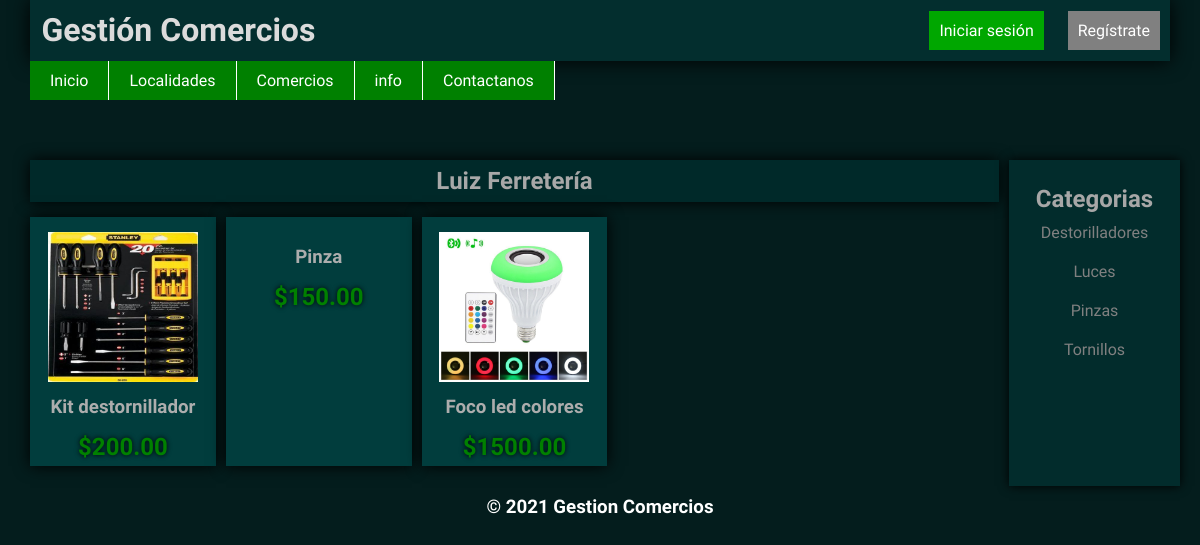
/seccionComercio1, run on an earlier commit of the app's database.
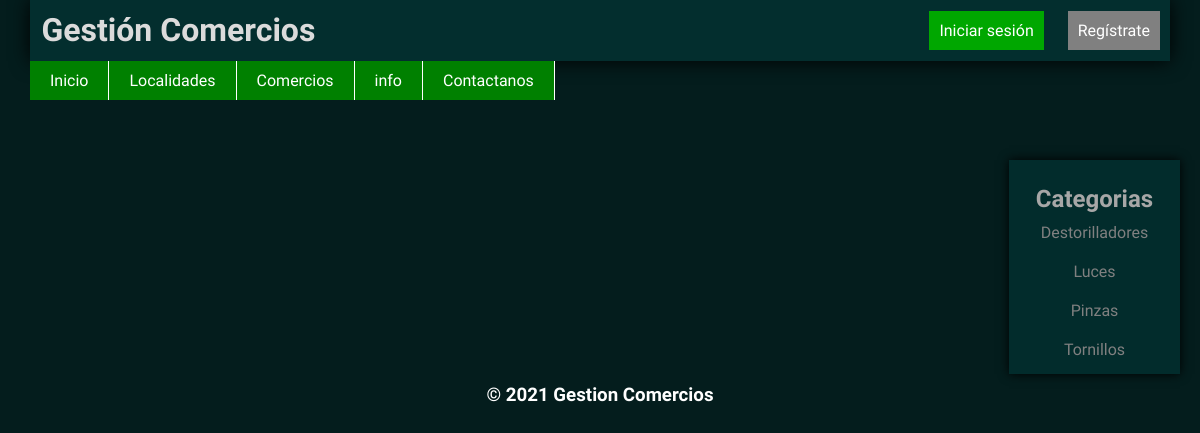
And on a later commit of the database.
### GestionComerciosApp/models.py (models this page shows, shortened)
class PostDeComerciosForms(models.Model):
    nombre_del_comercio = models.CharField(max_length=100)
    tipo_comercio = models.ForeignKey(ComercioForms, on_delete=models.CASCADE)
    descripcion = models.TextField()
    img_comercio = models.ImageField(upload_to='comercos')
    localidad = models.ForeignKey(LocalidadesForms,on_delete=models.CASCADE)

class ProductosForms(models.Model):
    comercio_pertenece = models.ForeignKey(PostDeComerciosForms, on_delete=models.CASCADE)
    nombre_producto = models.CharField(max_length=150)
    precio_producto = models.DecimalField(max_digits=6, decimal_places=2)
    img_producto = models.ImageField(upload_to='productos-comercio')

### GestionComerciosApp/views.py (the view)
# urls.py: path('seccionComercio<int:id>',seccionComercio, name='seccionComercio'),
def seccionComercio(request, id):
    comercio = PostDeComerciosForms.objects.filter(id=id)
    form = ProductosForms.objects.filter(comercio_pertenece=id)
    return render(request, 'seccion_comercios.html',{'form':form, 'comer':comercio})

### GestionComerciosApp/templates/seccion_comercios.html
{% extends 'base.html' %}
{% load static %}
{% block section %}
<div class="contenedor">
    <section>
        <div class="categorias">
                {% for c in comer %}
                <h1>{{ c.nombre_del_comercio }}</h1>
                {% endfor %}
                <article class="articulo-productos">
                    {% for f in form %}
                    <div class="lista-productos">
                        <img src="{{ f.img_producto.url }}" alt="">
                        <h3>{{ f.nombre_producto }}</h3>
                        <h2>${{ f.precio_producto }}</h2>
                    </div>
                    {% endfor %}
                </article>
        </div>
    </section>
    <aside>
        <div class="barra-lateral">
            <h2>Categorias</h2>
            <ul>
                <li><a href="">Destorilladores</a></li>
                <li><a href="">Luces</a></li>
                <li><a href="">Pinzas</a></li>
                <li><a href="">Tornillos</a></li>
            </ul>
        </div>
    </aside>
</div>
{% endblock %}

What changed in the data, as far as the page shows it:
removed PostDeComerciosForms: nombre_del_comercio "Luiz Ferretería"
removed ProductosForms: img_producto (picture), nombre_producto "Kit destornillador", precio_producto "200.00"
removed ProductosForms: nombre_producto "Pinza", precio_producto "150.00"
removed ProductosForms: img_producto (picture), nombre_producto "Foco led colores", precio_producto "1500.00"
